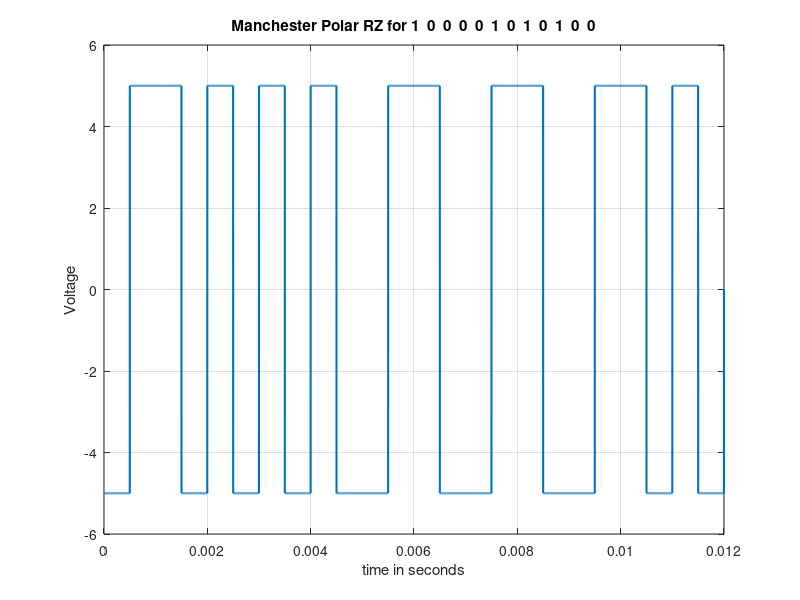

Source code (MATLAB):
clc;
clear all;

% E = 8 = 1000
% F = 5 = 0101
% G = 4 = 0100
bit_stream = [1 0 0 0 0 1 0 1 0 1 0 0];

no_bits = length(bit_stream); % no_bits=12
bit_rate = 1000; % 2 kbps
pulse_per_bit = 2; % for rz
pulse_duration = 1/((pulse_per_bit)*(bit_rate)); %pulse_duration=1/(2*1000)=1/2000=0.0005=0.5ms 
no_pulses = no_bits*pulse_per_bit; %no_pulses=8*2=16

samples_per_pulse = 500;
fs = (samples_per_pulse)/(pulse_duration); %sampling frequency
% including pulse duration in sampling frequency
% ensures having enough samples in each pulse 
t = 0:1/fs:(no_pulses)*(pulse_duration); % sampling interval
% total duration = (no_pulse)*(pulse_duration)
no_samples = length(t); % total number of samples

dig_sig = zeros(1,no_samples);
max_voltage = 5;
min_voltage = -5;

for i = 1:no_bits 
    j = (i-1)*2; 
    if bit_stream(i) == 1
        dig_sig((j*(samples_per_pulse)+1):(j+1)*(samples_per_pulse)) = min_voltage*ones(1,samples_per_pulse);
        dig_sig(((j+1)*(samples_per_pulse)+1):(j+2)*(samples_per_pulse)) = max_voltage*ones(1,samples_per_pulse);
    else
        dig_sig((j*(samples_per_pulse)+1):(j+1)*(samples_per_pulse)) = max_voltage*ones(1,samples_per_pulse);
        dig_sig(((j+1)*(samples_per_pulse)+1):(j+2)*(samples_per_pulse)) = min_voltage*ones(1,samples_per_pulse);
    end
end

plot(t,dig_sig,'linewidth',1.5)
grid on
xlabel('time in seconds')
ylabel('Voltage')
%ylim([(min_voltage - (max_voltage)*0.2) (max_voltage+max_voltage*0.2)])
title(['Manchester Polar RZ for ',num2str(bit_stream),''])
